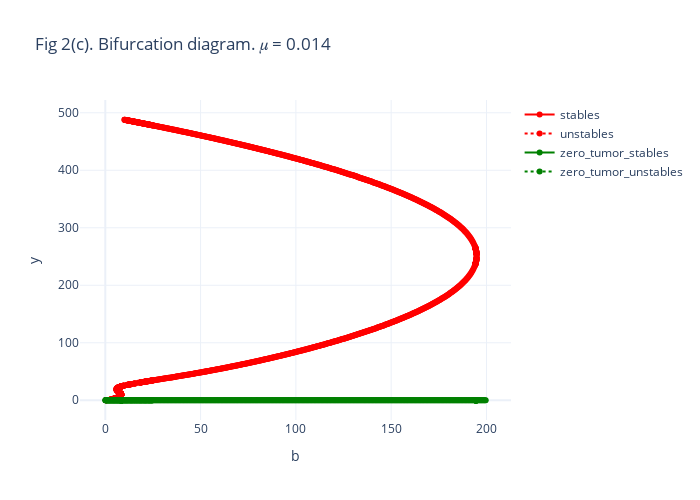

Notebook code cell kept with this figure:
### Code cell
fig = go.Figure()
stables = df[df.stable & (df.y!=0)]
unstables = df[~df.stable & (df.y!=0)]
zero_tumor_stables = df[df.stable & (df.y==0)]
zero_tumor_unstables = df[~df.stable & (df.y==0)]

fig.add_trace(go.Scatter(x=stables.b, y=stables.y, mode='lines+markers', name = "stables",
              line={"color":"red"}|get_line_mode(stable=True)))
fig.add_trace(go.Scatter(x=unstables.b, y=unstables.y, mode='lines+markers', name = "unstables",
             line={"color":"red"}|get_line_mode(stable=False)))
fig.add_trace(go.Scatter(x=zero_tumor_stables.b, y=zero_tumor_stables.y, mode='lines+markers', name = "zero_tumor_stables",
             line={"color":"green"}|get_line_mode(stable=True)))
fig.add_trace(go.Scatter(x=zero_tumor_unstables.b, y=zero_tumor_unstables.y, mode='lines+markers', name = "zero_tumor_unstables",
             line={"color":"green"}|get_line_mode(stable=False)))

fig.update_layout(title="Fig 2(c). Bifurcation diagram. 𝜇 = 0.014")
fig.update_layout(xaxis={"title": "b"}, yaxis={"title": "y"}, template="plotly_white",autosize=False,
    width=700,
    height=500)

### Figure 1 — Plotly figure (JSON) as saved in the notebook; plotly's stock layout.template omitted (floating-point values rounded to 4 significant figures; data arrays with more than 128 entries replaced by an {"elided": "..."} marker saying what was removed)
{"data": [{"line": {"color": "red"}, "mode": "lines+markers", "name": "stables", "type": "scatter", "x": {"elided": "603 float values"}, "y": {"elided": "603 float values"}}, {"line": {"color": "red", "dash": "dot"}, "mode": "lines+markers", "name": "unstables", "type": "scatter", "x": {"elided": "924 float values"}, "y": {"elided": "924 float values"}}, {"line": {"color": "green"}, "mode": "lines+markers", "name": "zero_tumor_stables", "type": "scatter", "x": {"elided": "801 float values"}, "y": {"elided": "801 int values"}}, {"line": {"color": "green", "dash": "dot"}, "mode": "lines+markers", "name": "zero_tumor_unstables", "type": "scatter", "x": [0, 0.5, 0.3, 0.2, 0.1, 0.6, 0.7, 1, 1.3, 1.1, 0.9, 0.4, 1.2, 0.8], "y": [0, 0, 0, 0, 0, 0, 0, 0, 0, 0, 0, 0, 0, 0]}], "layout": {"autosize": false, "height": 500, "title": {"text": "Fig 2(c). Bifurcation diagram. 𝜇 = 0.014"}, "width": 700, "xaxis": {"autorange": true, "range": [-13.25, 212.9], "title": {"text": "b"}, "type": "linear"}, "yaxis": {"autorange": true, "range": [-34.35, 522.2], "title": {"text": "y"}, "type": "linear"}}}
